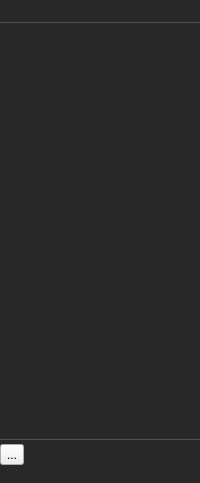
<?xml version="1.0" encoding="UTF-8"?>

<!--                                                            [licblock]
This file is part of Tkacz. 
Copyright (c) 2012-2014 Thibault Polge. All rights reserved.

This program is free software: you can redistribute it and/or modify
it under the terms of the GNU Affero General Public License as published by
the Free Software Foundation, either version 3 of the License, or
(at your option) any later version.

This program is distributed in the hope that it will be useful,
but WITHOUT ANY WARRANTY; without even the implied warranty of
MERCHANTABILITY or FITNESS FOR A PARTICULAR PURPOSE.  See the
GNU Affero General Public License for more details.

You should have received a copy of the GNU Affero General Public License
along with this program.  If not, see <http://www.gnu.org/licenses/>.
                                                               [/licblock]-->

<ui version="4.0">
 <class>ListOfEntryPoints</class>
 <widget class="QFrame" name="ListOfEntryPoints">
  <property name="geometry">
   <rect>
    <x>0</x>
    <y>0</y>
    <width>200</width>
    <height>483</height>
   </rect>
  </property>
  <property name="windowTitle">
   <string>Form</string>
  </property>
  <property name="autoFillBackground">
   <bool>false</bool>
  </property>
  <property name="styleSheet">
   <string notr="true">/* ================================================
 * ListOfEntryPoints - This is the leftmost sidebar
 * ================================================ */

QFrame {
	border : none;
	background: #282828;
	color: white; 
	padding :4px 0;
}

QTreeView {
	background: #282828;
 	selection-background-color: qlineargradient(spread:reflect, x1:1, y1:1, x2:1, y2:0, stop:0 rgba(0, 0, 0, 255), stop:0.08 rgba(50, 50, 50, 255), stop:0.92 rgba(50, 50, 50, 255), stop:1 rgba(0, 0, 0, 255)); 
	selection-color :#cf3;
	border-top : 1px solid rgba(255,255,255,48);
	border-bottom : 1px solid rgba(255,255,255,48);
	margin : 4px 0;
	padding :4px 0;
}

QTreeView::item {
	padding : .25em 0;
}

QPushButton {
	border : none;
	background : transparent;
	padding : .5em;
}

QPushButton:checked {
	background-color: qlineargradient(spread:reflect, x1:1, y1:1, x2:1, y2:0, stop:0 rgba(0, 0, 0, 255), stop:0.08 rgba(50, 50, 50, 255), stop:0.92 rgba(50, 50, 50, 255), stop:1 rgba(0, 0, 0, 255));
}</string>
  </property>
  <layout class="QVBoxLayout" name="verticalLayout">
   <property name="spacing">
    <number>0</number>
   </property>
   <property name="margin">
    <number>0</number>
   </property>
   <item>
    <widget class="QPushButton" name="collectionsButton">
     <property name="toolTip">
      <string>Browse collections</string>
     </property>
     <property name="text">
      <string/>
     </property>
     <property name="icon">
      <iconset resource="../qrc/icons.qrc">
       <normaloff>:/actions/viewCollections-off</normaloff>
       <normalon>:/actions/viewCollections-on</normalon>:/actions/viewCollections-off</iconset>
     </property>
     <property name="checkable">
      <bool>true</bool>
     </property>
     <property name="checked">
      <bool>false</bool>
     </property>
     <property name="flat">
      <bool>true</bool>
     </property>
     <attribute name="buttonGroup">
      <string notr="true">buttonGroup</string>
     </attribute>
    </widget>
   </item>
   <item>
    <widget class="QTreeView" name="collectionsTV">
     <property name="focusPolicy">
      <enum>Qt::NoFocus</enum>
     </property>
     <property name="horizontalScrollBarPolicy">
      <enum>Qt::ScrollBarAlwaysOff</enum>
     </property>
     <property name="animated">
      <bool>false</bool>
     </property>
     <property name="headerHidden">
      <bool>true</bool>
     </property>
    </widget>
   </item>
   <item>
    <widget class="QToolButton" name="fakeButton">
     <property name="text">
      <string notr="true">...</string>
     </property>
     <property name="checkable">
      <bool>true</bool>
     </property>
     <attribute name="buttonGroup">
      <string notr="true">buttonGroup</string>
     </attribute>
    </widget>
   </item>
   <item>
    <widget class="QPushButton" name="settingsButton">
     <property name="toolTip">
      <string>Repository settings</string>
     </property>
     <property name="text">
      <string/>
     </property>
     <property name="icon">
      <iconset resource="../qrc/icons.qrc">
       <normaloff>:/actions/repositoryConfigure-off</normaloff>
       <normalon>:/actions/repositoryConfigure-on</normalon>:/actions/repositoryConfigure-off</iconset>
     </property>
     <property name="checkable">
      <bool>true</bool>
     </property>
     <property name="checked">
      <bool>false</bool>
     </property>
     <property name="flat">
      <bool>true</bool>
     </property>
     <attribute name="buttonGroup">
      <string notr="true">buttonGroup</string>
     </attribute>
    </widget>
   </item>
  </layout>
 </widget>
 <resources>
  <include location="../qrc/icons.qrc"/>
 </resources>
 <connections/>
 <buttongroups>
  <buttongroup name="buttonGroup"/>
 </buttongroups>
</ui>
